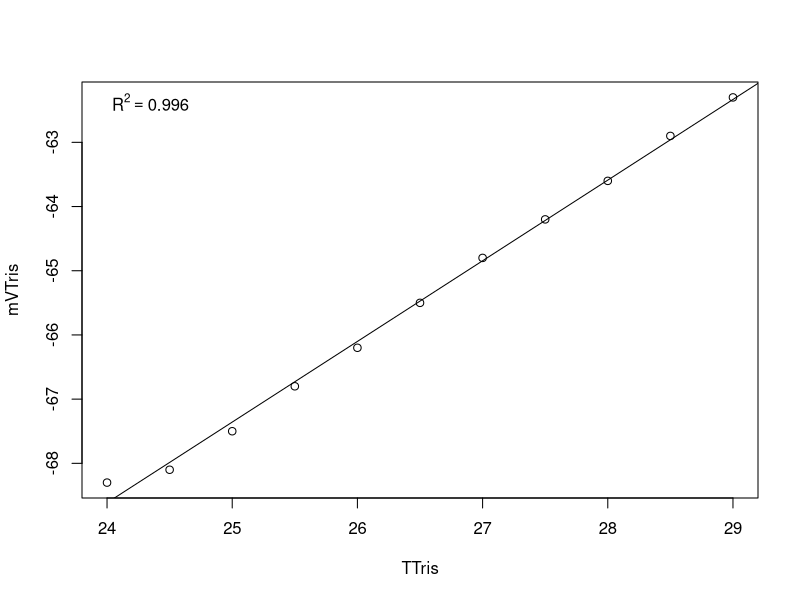

Write R code to recreate this figure.
# modified for personal Lenovo PC at PT Whitney summer 2019
# last modification on 20210621 by RB
setwd("/Users/roxyr/Documents/GitHub/Lab_Management/WaterQuality/tris_cal/") #set working directory

Calib.Data <-read.table("20210816.csv", header=TRUE, sep=",", na.string="NA", as.is=TRUE) #reads in the data files
model <-lm(mVTris ~ TTris, data=Calib.Data) #runs a linear regression of mV as a function of temperature
coe <- coef(model) #extracts the coeffecients
R2<-summary(model)$r.squared
plot(mVTris ~ TTris, data=Calib.Data)
abline(lm(mVTris ~ TTris, data=Calib.Data))
legend('topleft', legend = bquote(R^2 == .(format(R2, digits = 3))), bty='n')
# make sure to export the figure


